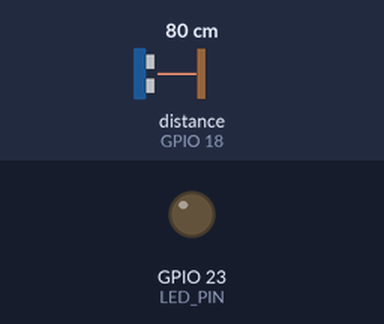
A sketch run on a simulated ESP32. Parts: output pins drawn as LEDs (lit = HIGH). Wiring (inferred from the names in the program): ultrasonic range finder: trigger GPIO 5; echo GPIO 18. The inputs (shaded band) are chosen by the test bench; at power-on: distance to the obstacle (sensor on GPIO 18) 80 cm. The echo pulse lasts 58.3 µs per cm; WiFi joins after 1.5 s; servers stay silent unless stated; uploads are accepted with an empty reply; pins used as bus, display or sensor lines are not drawn; what the sketch prints to the serial monitor is not drawn. At 1.7 s the program puts the board to deep sleep or switches it off; the recording ends there.

Above: at 0.1 s.
At 1.6 s:
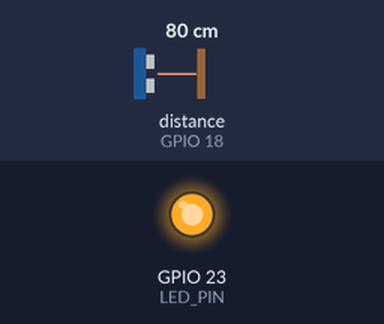
Timing chart, 0 to 1.7 s (numbered marks = the images above):
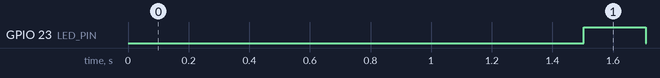

Measured:
- by itself, GPIO 23 (LED_PIN): LOW → HIGH at 1.5 s, → LOW 0.21 s later

The sketch:

borne.ino
```cpp
#include <ArduinoJson.h>
#include <WiFi.h>
#include <HTTPClient.h>

// Informations de connexion WiFi
const char* ssid = "Professeurs";
const char* password = "&*%@0931584S";

// URL de l'API pour envoyer les données
const char* api_url = "http://51.210.151.13/btssnir/projets2024/bornegel2024/bornegel2024/SmartGel/API/API_IOT.php";

// Définition des broches pour le capteur ultrason
const int trig_pin = 5;
const int echo_pin = 18;

// Définition de la vitesse du son en m/s
#define SOUND_SPEED 340
// Durée de l'impulsion du trigger en microsecondes
#define TRIG_PULSE_DURATION_US 10

// Hauteurs maximales pour le calcul du pourcentage de gel
const float MAX_HEIGHT = 9.93; // Hauteur maximale mesurée par le capteur (en cm)
const float MAX_GEL_HEIGHT = 7.20; // Hauteur maximale du gel dans le réservoir (en cm)

long ultrason_duration; // Durée de l'echo ultrason
float distance_cm; // Distance mesurée par le capteur ultrason

// Broche pour mesurer le niveau de batterie
const int BATTERYPIN = 36;
const float TensionMin = 1.5; // Tension minimale de la batterie (en V)
const float TensionMax = 3.3; // Tension maximale de la batterie (en V)

// Broche pour la LED d'indication
const int LED_PIN = 23;

void setup() {
  Serial.begin(115200); // Initialisation de la communication série
  pinMode(trig_pin, OUTPUT); // Définir la broche trig_pin comme sortie
  pinMode(echo_pin, INPUT); // Définir la broche echo_pin comme entrée
  pinMode(LED_PIN, OUTPUT); // Définir la broche LED_PIN comme sortie
  digitalWrite(LED_PIN, LOW); // S'assurer que la LED est atteinte au démarrage

  // Connexion au réseau WiFi
  WiFi.begin(ssid, password);

  // Attendre jusqu'à  ce que la connexion soit établie
  while (WiFi.status() != WL_CONNECTED) {
    delay(500);
    Serial.println("Connexion au réseau WiFi...");
  }

  Serial.println("Connectée au réseau WiFi !");
}

void loop() {
  // Activer la LED au réveil de l'ESP32
  digitalWrite(LED_PIN, HIGH);

  // Mesurer le niveau de gel et de batterie
  int gel_percentage = mesurerGel();
  int batteryLevel = getBattery();

  // Envoyer les données à l'API
  sendData(gel_percentage, batteryLevel);

  // Désactiver la LED après l'envoi des données
  digitalWrite(LED_PIN, LOW);

  // Mettre l'ESP32 en mode sommeil profond pendant 5 minutes
  esp_sleep_enable_timer_wakeup(300000000); // 5 minutes en microsecondes
  esp_deep_sleep_start();
}

int mesurerGel() {
  // Envoi d'une impulsion pour déclencher le capteur ultrason
  digitalWrite(trig_pin, LOW);
  delayMicroseconds(2);
  digitalWrite(trig_pin, HIGH);
  delayMicroseconds(TRIG_PULSE_DURATION_US);
  digitalWrite(trig_pin, LOW);

  // Mesure de la durée de l'écho
  unsigned long ultrason_duration = pulseIn(echo_pin, HIGH);

  // Calcul de la distance en cm
  float distance_cm = (ultrason_duration * SOUND_SPEED * 0.0001) / 2;

  // Calcul de la hauteur du gel
  float gel_height = MAX_HEIGHT - distance_cm;
  if (gel_height < 0) {
    gel_height = 0;
  }
  if (gel_height > MAX_GEL_HEIGHT) {
    gel_height = MAX_GEL_HEIGHT;
  }

  // Retourne le pourcentage de gel restant
  return round((gel_height / MAX_GEL_HEIGHT) * 100);
}

int getBattery() {
  // Lire la valeur analogique de la batterie
  float bat = analogRead(BATTERYPIN);

  // Convertir la lecture en pourcentage
  int minValue = (4095 * TensionMin) / 3;
  int maxValue = (4095 * TensionMax) / 3;
  bat = ((bat - minValue) / (maxValue - minValue)) * 100;

  // Retourne le pourcentage de batterie
  return int(bat);
}

void sendData(int gel_percentage, int batteryLevel) {
  // Création d'un document JSON pour envoyer les données
  DynamicJsonDocument doc(204);
  doc["battery_percentage"] = batteryLevel;
  doc["gel_percentage"] = gel_percentage;
  doc["numeroESP"] = 1;

  // Sérialisation du document JSON
  String postData;
  serializeJson(doc, postData);

  // Affichage des données JSON
  Serial.println(postData);

  // Initialisation de la requête HTTP
  HTTPClient http;
  http.begin(api_url);
  http.addHeader("Content-Type", "application/json");

  // Envoi de la requête POST avec les données JSON
  int httpResponseCode = http.POST(postData);

  // Fin de la requête HTTP
  http.end();
}
```
